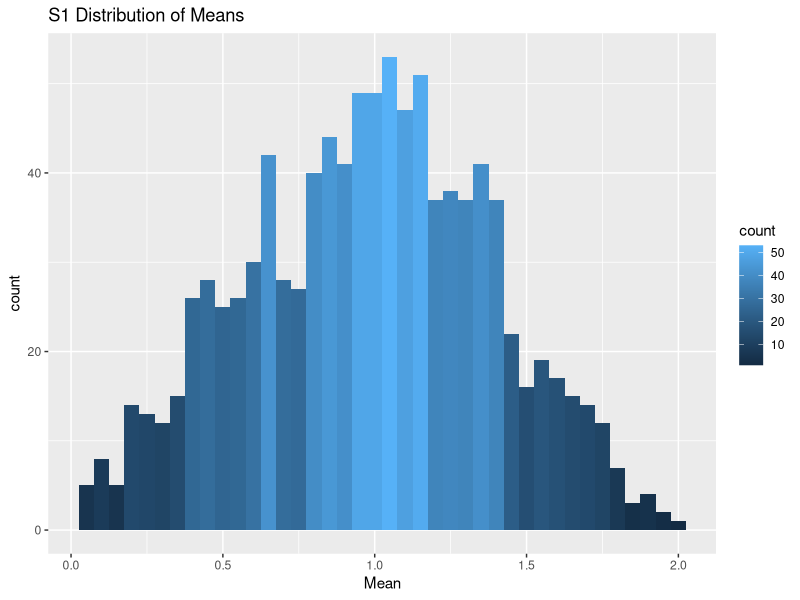
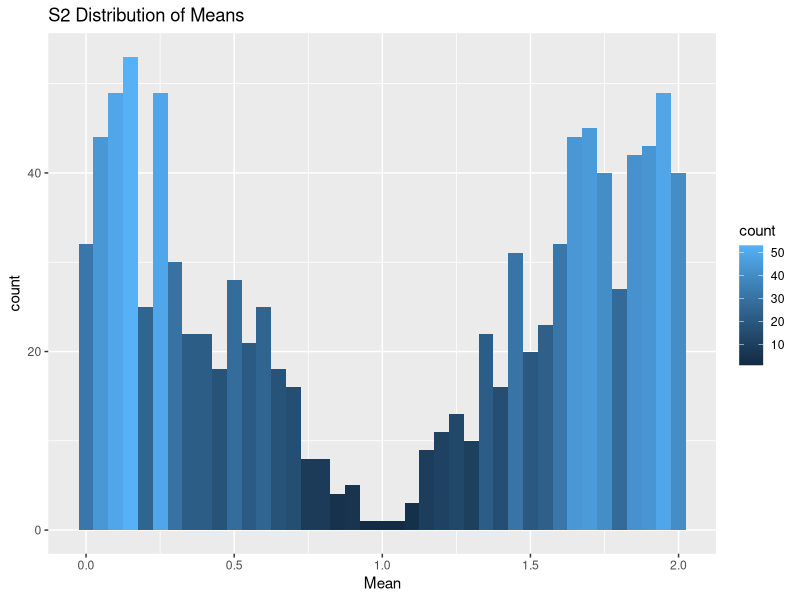
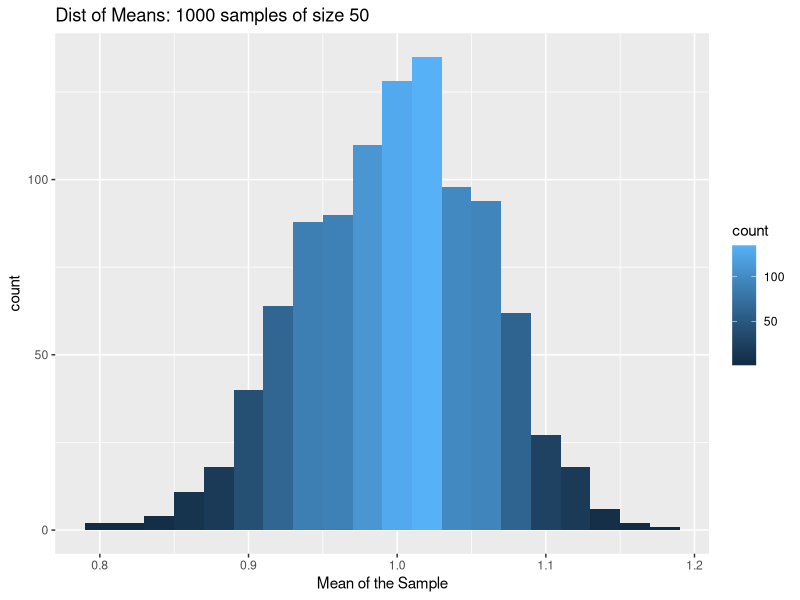
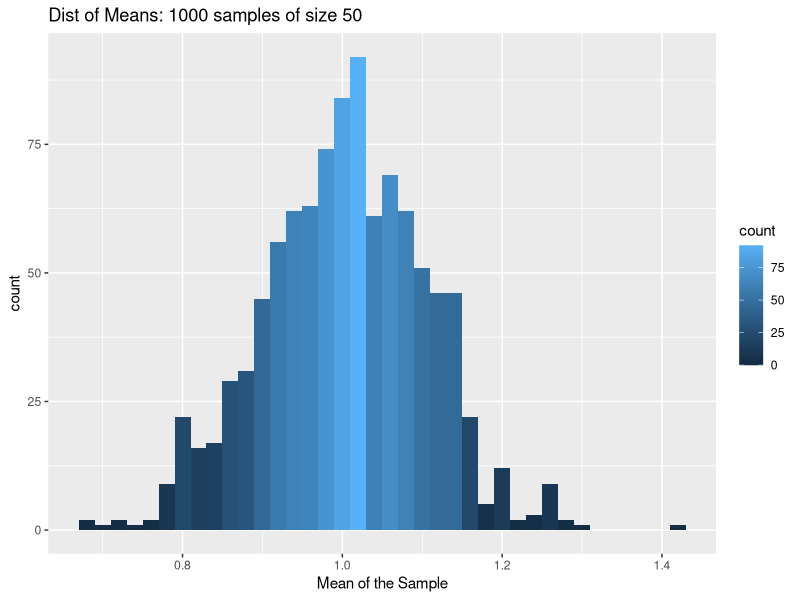
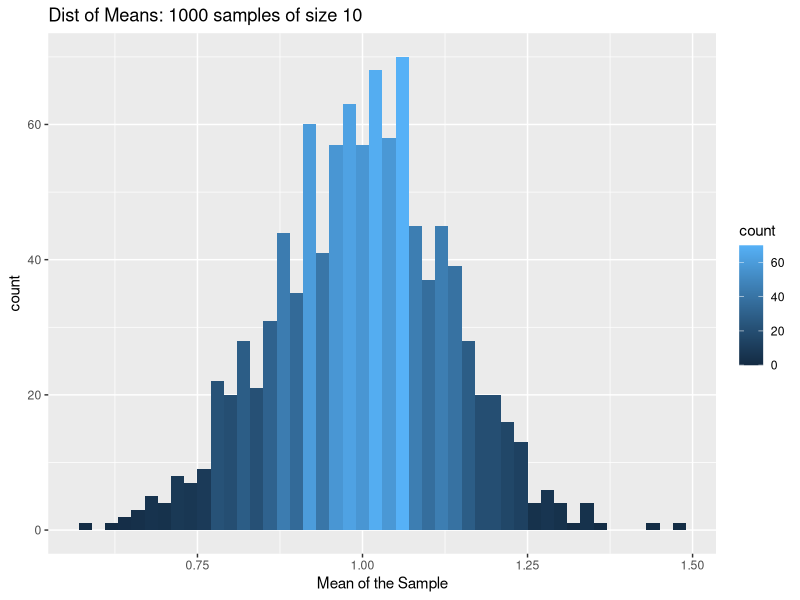
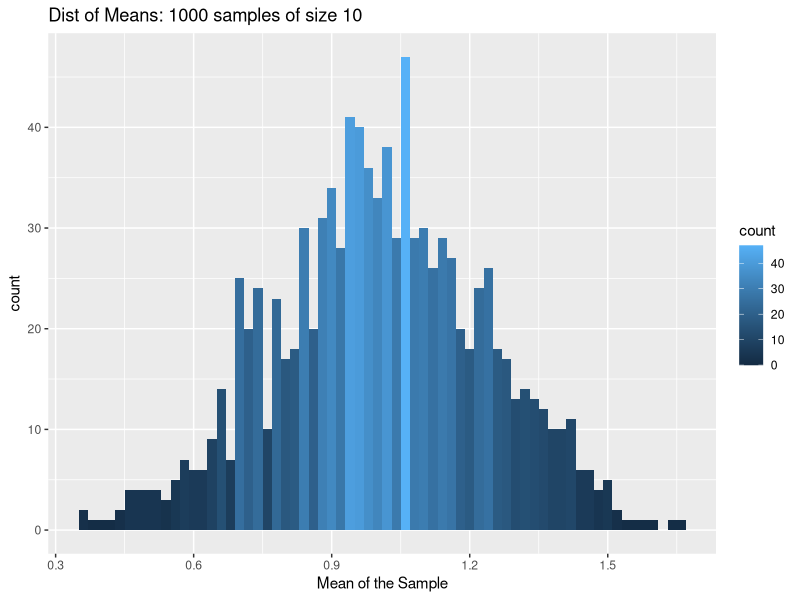
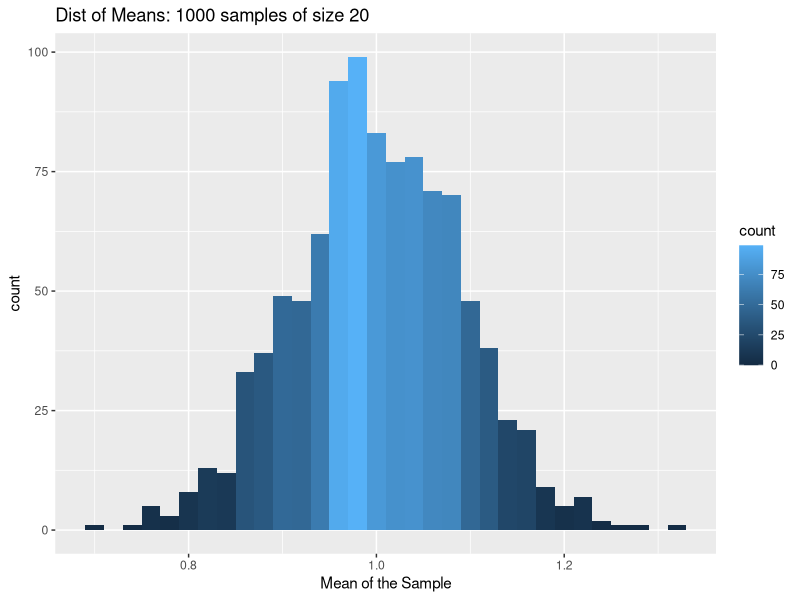
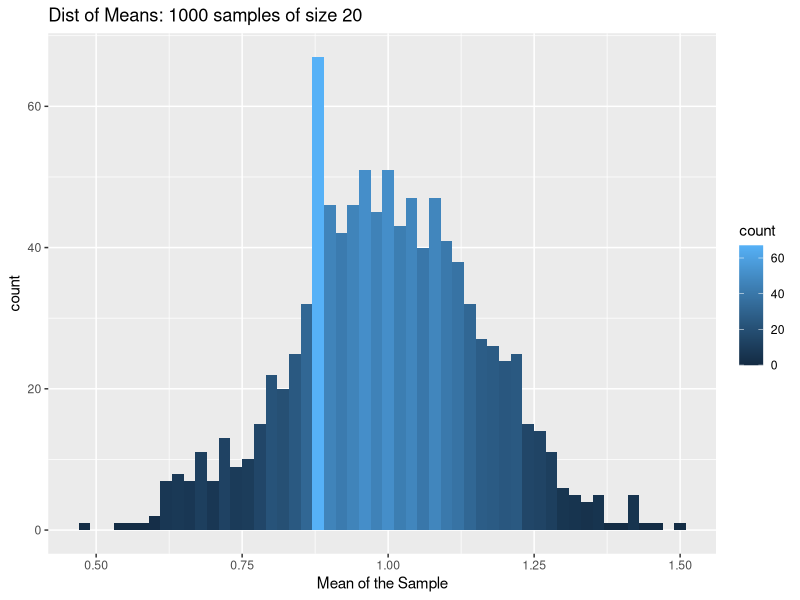

Reproduce these figures in R, in order.
## ---- chunk 1
library(ggplot2)
## ---- chunk 2
# will be used with sample()
q1 <- function(x){
    if(0<=x && x<=2){
        if(x<=1){
            return(x)
        } else {
            return(2-x)
        }
    }
}

# need to create a large vector of values between 0 and 2
x <- seq(from=0, to=2, length.out=1000)

# create vector of probs for sampling using sapply()
x_prob <- sapply(x, q1)

# create a sample using sample()
s1 <- data.frame(X = sample(x, 1000, replace=TRUE, prob=x_prob))
head(s1,10)
## ---- chunk 3
# Use same technique as above with sample()
q2 <- function(x) {
  r <- 0 #start
  if (0<=x && x<=2) {
    if (x<=1) {
      r <- (1-x)
    }
    else {
      r <- (x-1)
    }
  }
  return (r)
}

# create a large vector of values between 0 and 2
x <- seq(from=0, to=2, length.out=1000)

# create vector of probs for sampling using sapply()
x_prob2 <- sapply(x, q2)

# create a sample using sample()
s2 <- data.frame(X = sample(x, 1000, replace=TRUE, prob=x_prob2))
head(s2,10)
## ---- chunk 4
# Plot s1 and s2
ggplot(s1, aes(s1$X)) + 
  geom_histogram(binwidth=.05,  aes(fill=..count..)) + 
  xlab("Mean") +
  ggtitle("S1 Distribution of Means")

ggplot(s2, aes(s2$X)) + 
  geom_histogram(binwidth=.05,  aes(fill=..count..)) + 
  xlab("Mean") +
  ggtitle("S2 Distribution of Means")
## ---- chunk 5
dist_means <- function(n, pdf) {
  x <- seq(0,2, by=0.01)
  x_prob3 <- sapply(x, pdf)
  means <- c() # empty
  #1000 samples
  for(i in 1:1000) {
    s <-  sample(x,n,replace=TRUE, prob=x_prob3)
    means <- c(means,mean(s))
  }
  # convert to dataframe for plotting
  means_df <- data.frame(means)
  
  # Create the plot using the df
  ggplot(means_df, aes(means)) + 
    geom_histogram(binwidth=.02, aes(fill=..count..)) + 
    xlab("Mean of the Sample") +
    ggtitle(paste("Dist of Means: 1000 samples of size", n)) 
}

# Try the plotting functions with sample size 50
# First PDF
dist_means(50, q1)
# Second PDF
dist_means(50, q2)
## ---- chunk 6
# n = 10
dist_means(10, q1)
dist_means(10, q2)
# n = 20
dist_means(20, q1)
dist_means(20, q2)
# You can see from the plots that that the distribution of the sample means create a general "bell shaped" curve near the mean of the distribution from the prompt.
